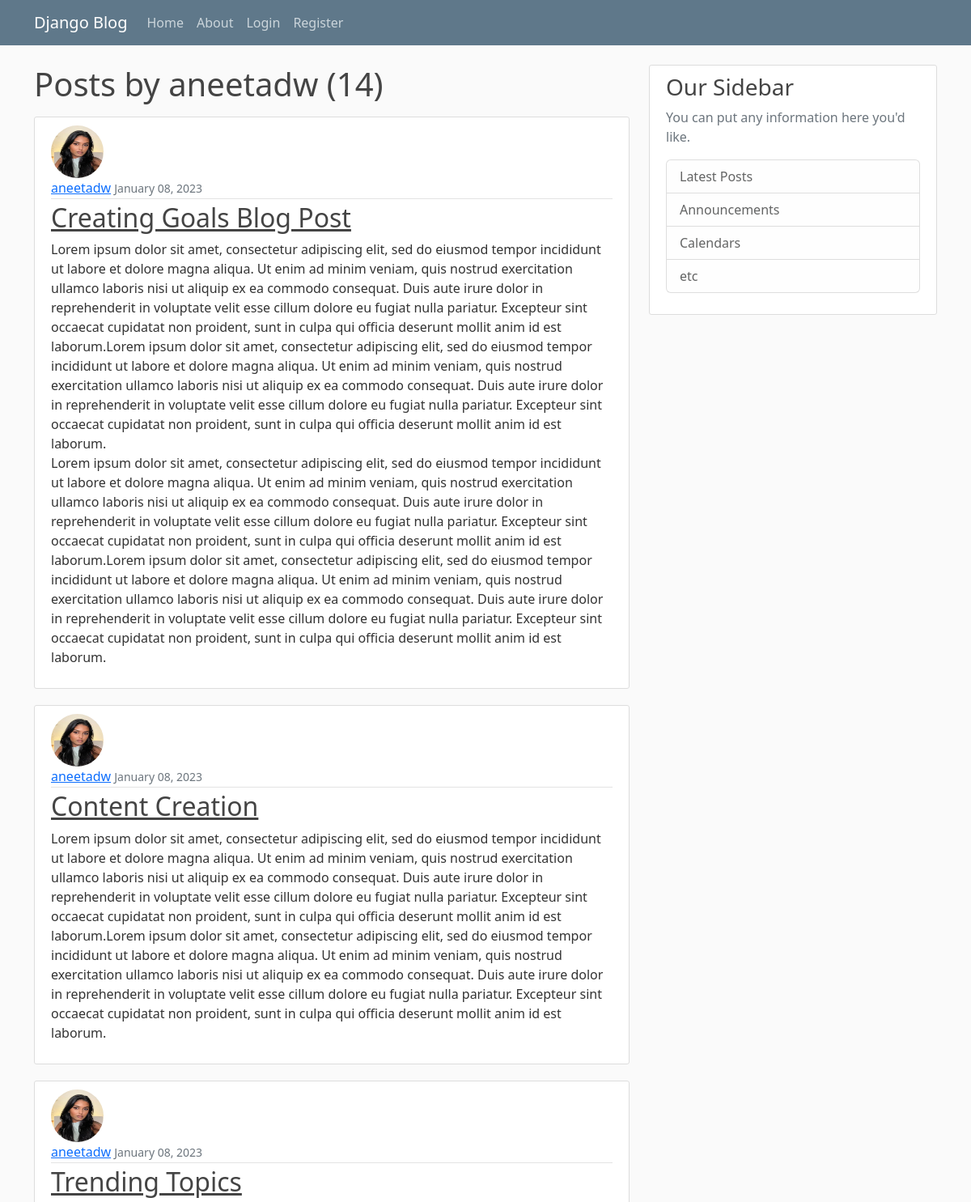
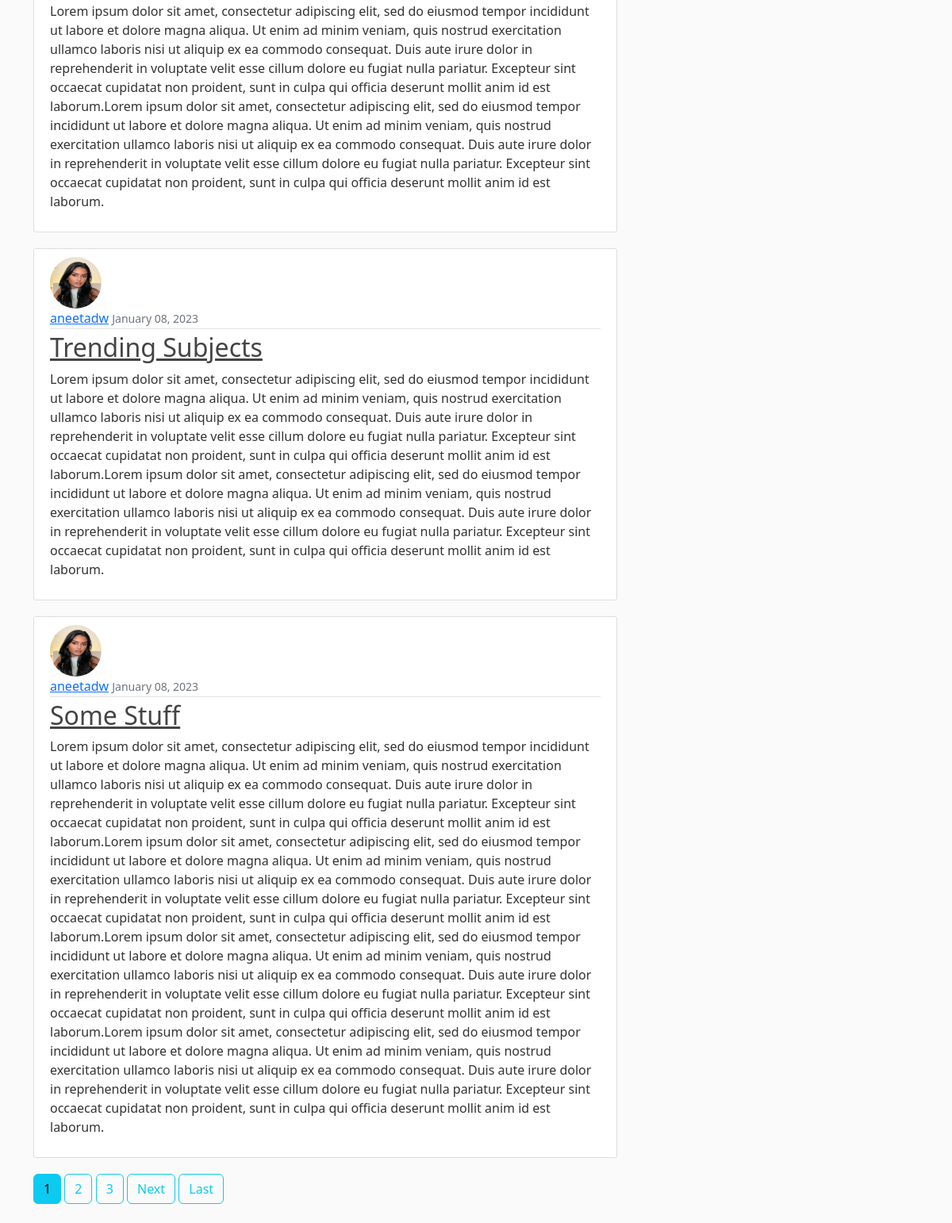
/user/aneetadw, run on the app's committed database (2 pictures, top to bottom).
### blog/models.py (models this page shows, shortened)
class Post(models.Model):
    title = models.CharField(max_length=100)
    content = models.TextField()
    date_posted = models.DateTimeField(default=timezone.now)
    author = models.ForeignKey(User, on_delete=models.CASCADE)

### users/models.py (models this page shows, shortened)
class Profile(models.Model):
    user = models.OneToOneField(User, on_delete=models.CASCADE)
    image = models.ImageField(default='default.jpg', upload_to='profile_pics')

### blog/views.py (the view)
# urls.py: path('user/<str:username>', UserPostListView.as_view(), name='user-posts'),
class UserPostListView(ListView):
    model = Post
    template_name = 'blog/user_post.html' # <app>/<model>_<viewtype>.html
    context_object_name = 'posts'
    paginate_by = 5
    def get_queryset(self):
        user = get_object_or_404(User, username=self.kwargs.get('username'))
        return Post.objects.filter(author=user).order_by('-date_posted')

### blog/templates/blog/user_post.html (shortened to what this page needs)
{% extends 'blog/base.html' %}
{% block content %}
    <h1 class="mb-3">Posts by {{ view.kwargs.username }} ({{ page_obj.paginator.count }})</h1>
    {% for post in posts %}
      <article class="media content-section">
        <img class="rounded-circle article-img" src="{{ post.author.profile.image.url }}">
        <div class="media-body">
          <div class="article-metadata">
            <a class="mr-2" href="{% url 'user-posts' post.author.username %}">{{ post.author }}</a>
            <small class="text-muted">{{ post.date_posted|date:"F d, Y" }}</small>
          </div>
          <h2><a class="article-title" href="{% url 'post-detail' post.id %}">{{ post.title }}</a></h2>
          <p class="article-content">{{ post.content }}</p>
        </div>
      </article>
      {% endfor %}
      {% if is_paginated %}
        {% for num in page_obj.paginator.page_range %}
          {% if page_obj.number == num %}
          <a class="btn btn-info mb-4" href="?page={{ num }}">{{ num }}</a>
          {% elif num > page_obj.number|add:'-3' and num < page_obj.number|add:'3'  %}
          <a class="btn btn-outline-info mb-4" href="?page={{ num }}">{{ num }}</a>
          {% endif %}
        {% endfor %}
        {% if page_obj.has_next %}
          <a class="btn btn-outline-info mb-4" href="?page={{ page_obj.next_page_number }}">Next</a>
          <a class="btn btn-outline-info mb-4" href="?page={{ page_obj.paginator.num_pages }}">Last</a>
        {% endif %}
      {% endif %}
{% endblock content %}

### blog/templates/blog/base.html (shortened to what this page needs)
{% load static %}
<!DOCTYPE html>
<html>
<head>
    <link href="https://cdn.jsdelivr.net/npm/bootstrap@5.2.2/dist/css/bootstrap.min.css" rel="stylesheet">
    <link rel="stylesheet" type="text/css" href="{% static 'blog/main.css' %}">
</head>
<body>
    <header class="site-header">
        <nav class="navbar navbar-expand-md navbar-dark bg-steel fixed-top">
          <div class="container">
            <a id="blog_home_tag_1" class="navbar-brand mr-4" href="/">Django Blog</a>
            <div class="collapse navbar-collapse" id="navbarToggle">
              <div class="navbar-nav mr-auto">
                <a id="home_tag_1" class="nav-item nav-link" href="{% url 'blog-home' %}">Home</a>
                <a id="about_tag_1" class="nav-item nav-link" href="{% url 'blog-about' %}">About</a>
              </div>
              <div class="navbar-nav">
                {% if user.is_authenticated %}
                  <a id ="new_post_tag_1" class="nav-item nav-link" href="{% url 'post-create' %}">New Post</a>
                  <a id ="profile_tag_1" class="nav-item nav-link" href="{% url 'profile' %}">Profile</a>
                  <a id ="logout_tag_1" class="nav-item nav-link" href="{% url 'logout' %}">Logout</a>
                {% else %}
                  <a id="login_tag_1" class="nav-item nav-link" href="{% url 'login' %}">Login</a>
                  <a id="register_tag_1" class="nav-item nav-link" href="{% url 'register' %}">Register</a>
                {% endif %}
              </div>
            </div>
          </div>
        </nav>
      </header>
      <main role="main" class="container">
        <div class="row">
          <div class="col-md-8">
            {% block content %}{% endblock %}
          </div>
          <div class="col-md-4">
            <div class="content-section">
              <h3>Our Sidebar</h3>
              <p class='text-muted'>You can put any information here you'd like.
                <ul class="list-group">
                  <li class="list-group-item list-group-item-light">Latest Posts</li>
                  <li class="list-group-item list-group-item-light">Announcements</li>
                  <li class="list-group-item list-group-item-light">Calendars</li>
                  <li class="list-group-item list-group-item-light">etc</li>
                </ul>
              </p>
            </div>
          </div>
        </div>
      </main>
    </body>
</html>

### blog/static/blog/main.css (style rules this page uses)
body { background: #fafafa; color: #333333; margin-top: 5rem; }
h1, h2, h3, h4, h5, h6 { color: #444444; }
ul { margin: 0; }
.bg-steel { background-color: #5f788a; }
.site-header .navbar-nav .nav-link { color: #cbd5db; }
.content-section { background: #ffffff; padding: 10px 20px; border: 1px solid #dddddd; border-radius: 3px; margin-bottom: 20px; }
.article-title { color: #444444; }
.article-content { white-space: pre-line; }
.article-img { height: 65px; width: 65px; margin-right: 16px; }
.article-metadata { padding-bottom: 1px; margin-bottom: 4px; border-bottom: 1px solid #e3e3e3 }

### data on the page
Post: author.profile.image (picture), author "aneetadw", date_posted "January 08, 2023", title "Creating Goals Blog Post", content "Lorem ipsum dolor sit amet, consectetur adipiscing elit, sed do eiusmod tempor incididunt ut labore et dolore magna aliqua. Ut enim ad minim veniam, quis nostrud exercitation ullamco laboris nisi ut aliquip ex ea commodo consequat. Duis aute irure dolor in reprehenderit in voluptate velit esse cillum dolore eu fugiat nulla pariatur. Excepteur sint occaecat cupidatat non proident, sunt in culpa qui officia deserunt mollit anim id est laborum.Lorem ipsum dolor sit amet, consectetur adipiscing elit, sed do eiusmod tempor incididunt ut labore et dolore magna aliqua. Ut enim ad minim veniam, quis nostrud exercitation ullamco laboris nisi ut aliquip ex ea commodo consequat. Duis aute irure dolor…"
Post: author.profile.image (picture), author "aneetadw", date_posted "January 08, 2023", title "Content Creation", content "Lorem ipsum dolor sit amet, consectetur adipiscing elit, sed do eiusmod tempor incididunt ut labore et dolore magna aliqua. Ut enim ad minim veniam, quis nostrud exercitation ullamco laboris nisi ut aliquip ex ea commodo consequat. Duis aute irure dolor in reprehenderit in voluptate velit esse cillum dolore eu fugiat nulla pariatur. Excepteur sint occaecat cupidatat non proident, sunt in culpa qui officia deserunt mollit anim id est laborum.Lorem ipsum dolor sit amet, consectetur adipiscing elit, sed do eiusmod tempor incididunt ut labore et dolore magna aliqua. Ut enim ad minim veniam, quis nostrud exercitation ullamco laboris nisi ut aliquip ex ea commodo consequat. Duis aute irure dolor…"
Post: author.profile.image (picture), author "aneetadw", date_posted "January 08, 2023", title "Trending Topics", content "Lorem ipsum dolor sit amet, consectetur adipiscing elit, sed do eiusmod tempor incididunt ut labore et dolore magna aliqua. Ut enim ad minim veniam, quis nostrud exercitation ullamco laboris nisi ut aliquip ex ea commodo consequat. Duis aute irure dolor in reprehenderit in voluptate velit esse cillum dolore eu fugiat nulla pariatur. Excepteur sint occaecat cupidatat non proident, sunt in culpa qui officia deserunt mollit anim id est laborum.Lorem ipsum dolor sit amet, consectetur adipiscing elit, sed do eiusmod tempor incididunt ut labore et dolore magna aliqua. Ut enim ad minim veniam, quis nostrud exercitation ullamco laboris nisi ut aliquip ex ea commodo consequat. Duis aute irure dolor…"
Post: author.profile.image (picture), author "aneetadw", date_posted "January 08, 2023", title "Trending Subjects", content "Lorem ipsum dolor sit amet, consectetur adipiscing elit, sed do eiusmod tempor incididunt ut labore et dolore magna aliqua. Ut enim ad minim veniam, quis nostrud exercitation ullamco laboris nisi ut aliquip ex ea commodo consequat. Duis aute irure dolor in reprehenderit in voluptate velit esse cillum dolore eu fugiat nulla pariatur. Excepteur sint occaecat cupidatat non proident, sunt in culpa qui officia deserunt mollit anim id est laborum.Lorem ipsum dolor sit amet, consectetur adipiscing elit, sed do eiusmod tempor incididunt ut labore et dolore magna aliqua. Ut enim ad minim veniam, quis nostrud exercitation ullamco laboris nisi ut aliquip ex ea commodo consequat. Duis aute irure dolor…"
Post: author.profile.image (picture), author "aneetadw", date_posted "January 08, 2023", title "Some Stuff", content "Lorem ipsum dolor sit amet, consectetur adipiscing elit, sed do eiusmod tempor incididunt ut labore et dolore magna aliqua. Ut enim ad minim veniam, quis nostrud exercitation ullamco laboris nisi ut aliquip ex ea commodo consequat. Duis aute irure dolor in reprehenderit in voluptate velit esse cillum dolore eu fugiat nulla pariatur. Excepteur sint occaecat cupidatat non proident, sunt in culpa qui officia deserunt mollit anim id est laborum.Lorem ipsum dolor sit amet, consectetur adipiscing elit, sed do eiusmod tempor incididunt ut labore et dolore magna aliqua. Ut enim ad minim veniam, quis nostrud exercitation ullamco laboris nisi ut aliquip ex ea commodo consequat. Duis aute irure dolor…"

### other printed values
{{ view.kwargs.username }} "aneetadw"
{{ page_obj.paginator.count }} "14"
{{ num }} "1"
{{ num }} "2" "3"
